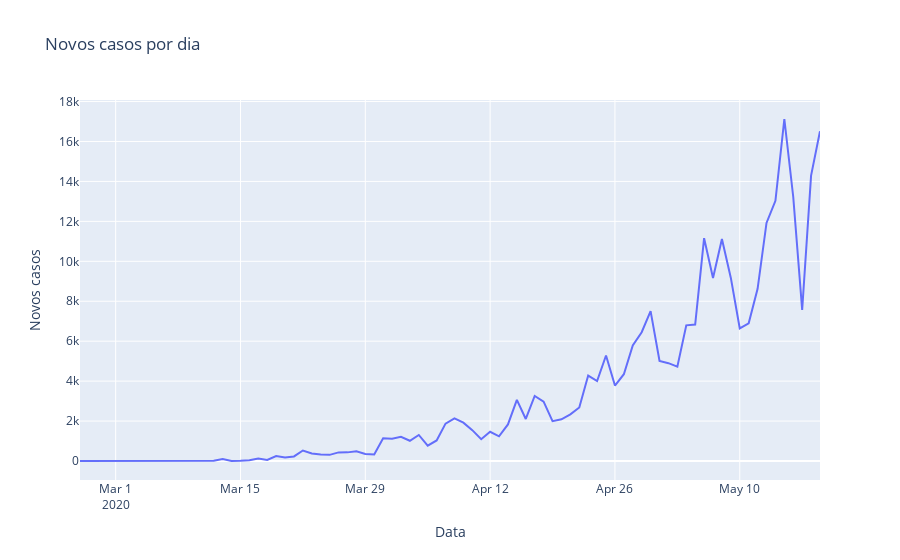

This figure's notebook cell:
### Code cell
# Visualizando os novos casos
px.line(brasil, x='observationdate', y='novoscasos', title='Novos casos por dia',
       labels={'observationdate': 'Data', 'novoscasos': 'Novos casos'})
